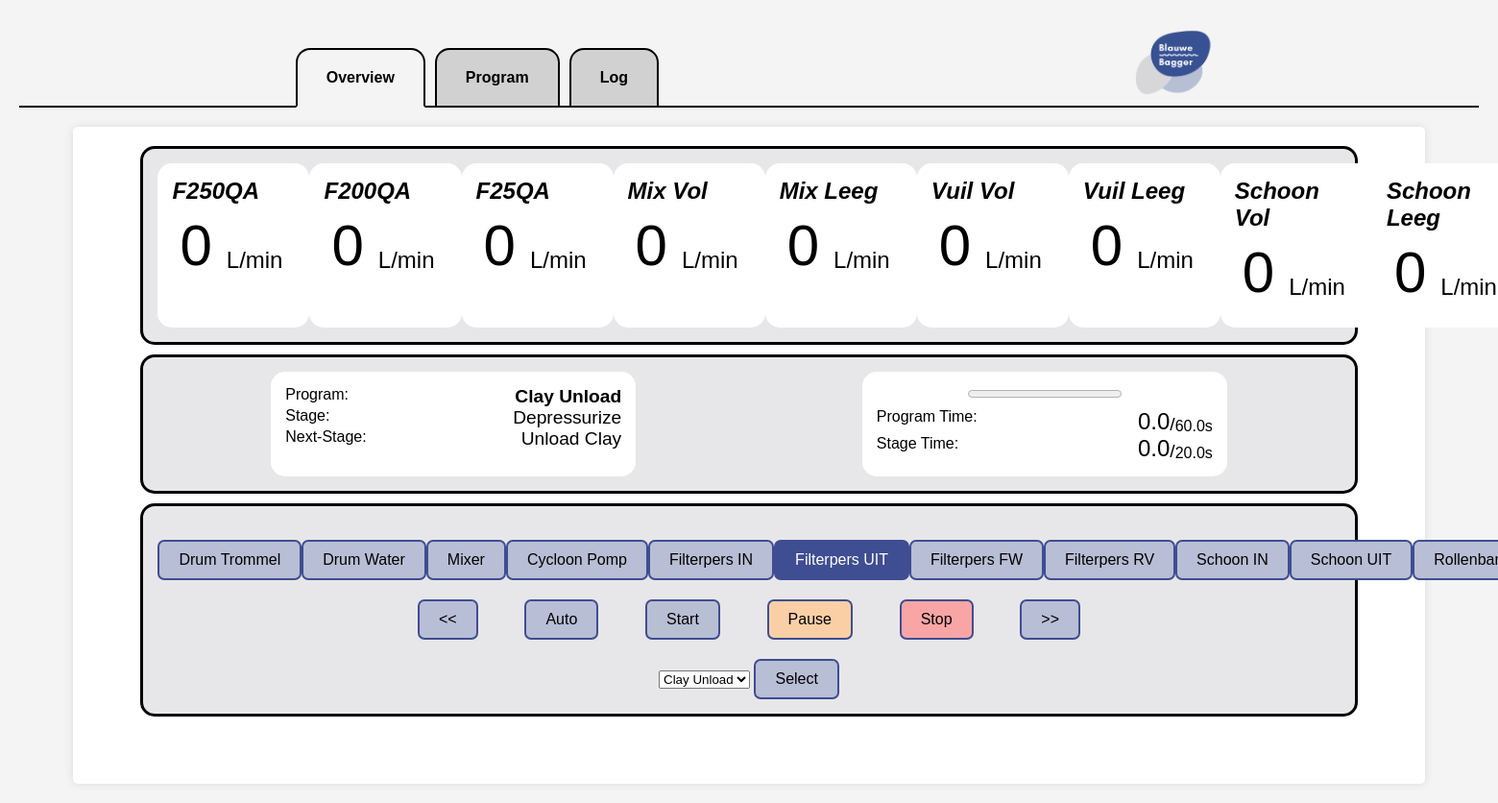
Before: / with the older database file.
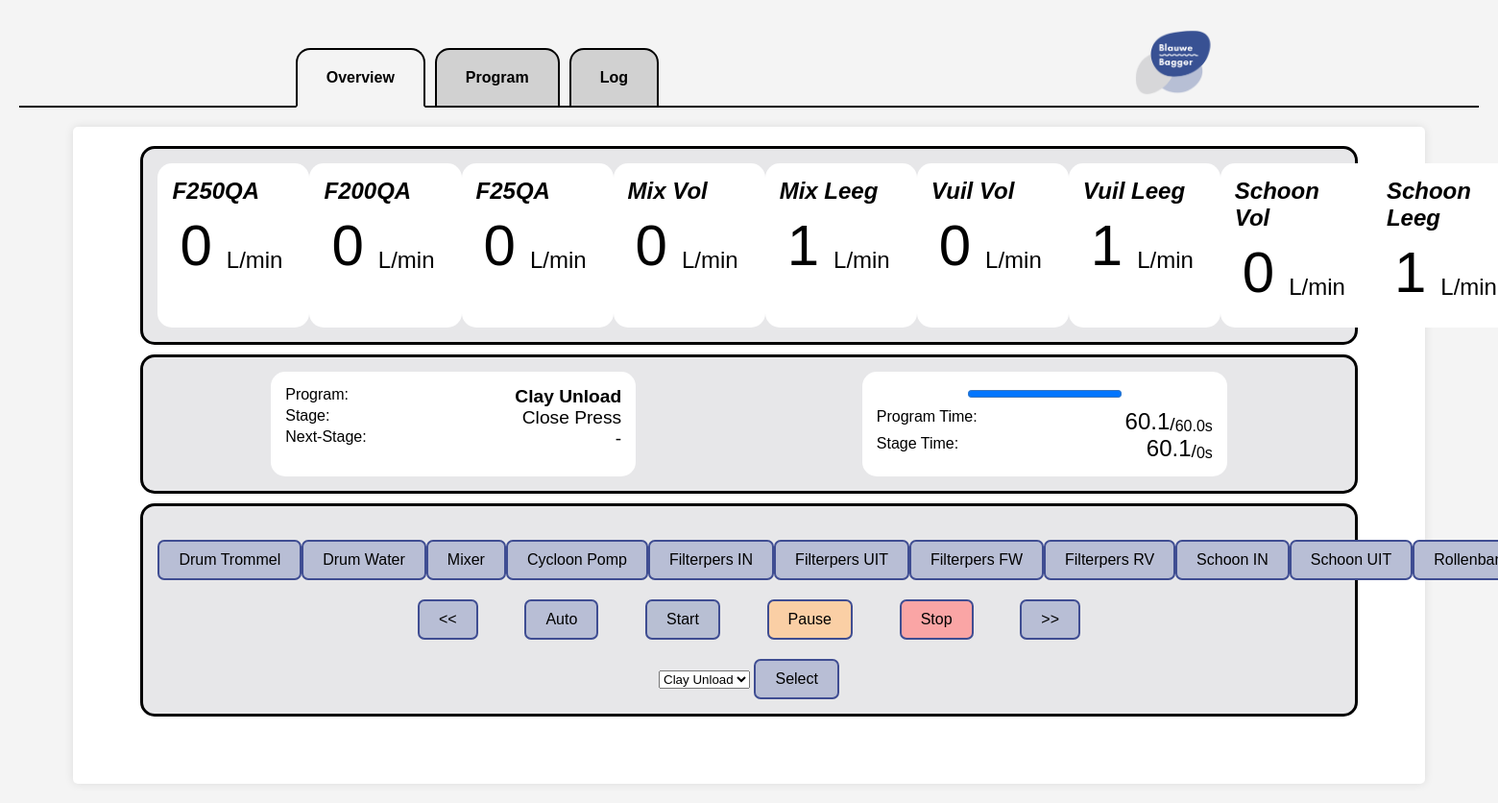
After: the same page with the newer database file.
### tables this page shows
CREATE TABLE METER (
    MeterID INTEGER PRIMARY KEY AUTOINCREMENT,
    Name TEXT NOT NULL,
    Description TEXT,
    Value REAL NOT NULL
);

CREATE TABLE PROGRAM (
    ProgramID INTEGER PRIMARY KEY AUTOINCREMENT,
    Name TEXT NOT NULL,
    Description TEXT,
    StageIDS TEXT NOT NULL
);

CREATE TABLE STAGE (
    StageID INTEGER PRIMARY KEY AUTOINCREMENT,
    Name TEXT NOT NULL,
    SwitchIDS TEXT,
    Time REAL NOT NULL
);

CREATE TABLE SWITCH (
    SwitchID INTEGER PRIMARY KEY AUTOINCREMENT,
    Name TEXT NOT NULL,
    GPIO INTEGER NOT NULL
);

### server/server.py (the view)
@app.route("/")
def overview():
    machineStatus = sF.getTable("MACHINESTATUS",0)
    programs = sF.getTable("PROGRAM",0)
    switches = sF.getTable("SWITCH",0)
    stages = sF.getTable("STAGE",0)
    meters = sF.getTable("METER",0)
    for i,meter in enumerate(meters):
        meters[i]["Value"] = round(float(meters[i]["Value"]))
    CMS = sF.getMachineStatus(machineStatus,programs,stages)
    return render_template('overview.html',CMS=CMS,programs=programs,meters=meters,switches=switches)

### server/serverFunctions/getTable.py (called while the page is built)
def getTable(table,add):
    db = sqlite3.connect('../data/machine.db',timeout=5)
    cs = db.execute('SELECT * FROM ' + table)
    ns = [description[0] for description in cs.description]
    result = []
    rows = 1;
    for ci in cs:
        result.append(dict(zip(ns,ci)))
        rows = rows + 1
    if add:
        if table != "MACHINESTATUS" and table != "FORCE":
            result.append(dict(zip(ns,[rows]+[None]*len(ns))))
    else:
        if not result:
            result.append(dict(zip(ns,[rows]+[None]*len(ns))))
    db.close()
    return result

### server/templates/overview.html
{% extends "layout.html" %}
{% block main %}
    <div class="container">
        <div class="meters-container">
            {% for meter in meters %}
            <div class="meter-item-container"> {{ meter["Name"] }}
                <div class="meter-value-container">
                    <div
                        class ="meters" id="{{ meter["MeterID"] }}">{{ meter["Value"] }}
                    </div>
                    <div class="meter-unit">
                        L/min
                    </div>
                </div>
            </div>
            {% endfor %}
        </div>
        <div class="program-state-container">
            <div class="program-name-container">
                <div class="name-item-container">
                    <div class="pre-name">Program:</div>
                    <div class="name" id="program-name">{{ CMS['programName'] }}</div>
                </div>
                <div class="name-item-container">
                    <div class="pre-name"> Stage:</div>
                    <div class="name" id="stage-name">{{ CMS['stageName'] }}</div>
                </div>
                <div class="name-item-container">
                    <div class="pre-name">Next-Stage:</div>
                    <div class="name" id="next-stage-name">{{ CMS['nextStageName'] }}</div>
                </div>
            </div>
            <div class="program-time-container">
                <div class="time-item-container">
                    <progress id="program-progress" value="{{ CMS['programRunTime'] }}" max="{{ CMS['totalProgramTime'] }}"></progress>
                </div>
                <div class="time-item-container">
                    <div class="pre-time">Program Time:</div>
                    <div class="time-container">
                        <div class="time" id="program-run-time">{{ CMS['programRunTime'] }}</div>
                        <div class="program-slash">/</div>
                        <div class="total-time" id="total-program-time">{{ CMS['totalProgramTime'] }} </div>
                        <div class="total-time">s</div>
                    </div>
                </div>
                <div class="time-item-container">
                    <div class="pre-time">Stage Time:</div>
                    <div class="time-container">
                        <div class="time" id="stage-run-time">{{ CMS['stageRunTime'] }}</div>
                        <div class="program-slash">/</div>
                        <div class="total-time" id="total-stage-time">{{ CMS['totalStageTime'] }} </div>
                        <div class="total-time">s</div>
                    </div>
                </div>
            </div>
        </div>
        <div class="control-select-container">
            <div class="switches">
                {% for switch in switches %}
                {% if switch["SwitchID"] in CMS['activeSwitches'] %}
                <form action="/toggleswitch/{{ switch["SwitchID"] }}">
                    <input type="submit" class="switch-active switch-btn" id="{{ switch["SwitchID"] }}" value="{{ switch["Name"] }}"/>
                </form>
                {% else %}
                <form action="/toggleswitch/{{ switch["SwitchID"] }}">
                    <input type="submit" class="overview-btn switch-btn" id="{{ switch["SwitchID"] }}" value="{{ switch["Name"] }}"/>
                </form>
                {% endif %}
                {% endfor %}
            </div>
            <div class="controls">
                <form action="/previous">
                    <input class="overview-btn" type="submit" value="<<">
                </form>
                <form action="/auto">
                    <input class="overview-btn" type="submit" id="auto-btn" value="Auto"/>
                </form>
                <form action="/start">
                    <input class="overview-btn" type="submit" id="start-btn" value="Start"/>
                </form>
                <form action="/pause">
                    <input class="overview-btn" type="submit" id="pause-btn" value="Pause"/>
                </form>
                <form action="/stop">
                    <input class="overview-btn" type="submit" id="stop-btn" value="Stop"/>
                </form>
                <form action="/next">
                    <input class="overview-btn" type="submit" value=">>">
                </form>
            </div>
            <div class="select-program-container">
                <form action="/selectprogram/" method="POST">
                <select name="program">
                    {% for program in programs %}
                    <option value={{ program["ProgramID"] }}>{{ program["Name"] }}</option>
                    {% endfor %}
                </select>
                <input class="overview-btn" type="submit" value="Select"/>
                </form>
            </div>
        </div>
    </div>
{% endblock %}

### server/templates/layout.html (shortened to what this page needs)
<!DOCTYPE html>
<html lang="en">
	<head>
        <link rel="stylesheet" href="/static/styles.css">
	</head>
	<nav>
		<div class="navbar">
			<ul>
				<li class="nav-item">
					<a id="nav-link-overview" href="/" target="_self">
						<span>Overview</span>
					</a>
				</li>
				<li class="nav-item">
					<a id="nav-link-program" href="/program" target="_self">
						<span>Program</span>
					</a>
				</li>
                <li class="nav-item">
                    <a id="nav-link-tableview" href="/log" target="_self">
                        <span>Log</span>
                    </a>
                </li>
			</ul>
            <img src="static/images/BlauweBaggerLogo.png" class="nav-logo">
		</div>
	</nav>
	<main>
		{% block main %}{% endblock %}
	</main>

### server/static/styles.css (style rules this page uses)
.container { max-width: 90%; margin: auto; margin-top:20px; background: white; padding: 20px; border-radius: 5px; box-shadow: 0 0 10px rgba(0, 0, 0, 0.1); }
input { padding: 10px 20px; font-size: 16px; cursor: pointer; }
nav { background: transparent; }
nav ul { list-style: none; display: flex; gap: 10px; padding: 10px 0 0 40px; margin:0; }
nav li { position: relative; height:40px; }
nav a { text-decoration: none; background: #d1d1d1; color: black; padding: 20px 30px; display: inline-block; border: 2px solid black; border-bottom: 2px solid black; border-radius: 15px 15px 0 0; font-weight: bold; position: relative; z-index: 1; height: 18px; }
.active { border-bottom:2px solid #f4f4f4; background: #f4f4f4; }
.navbar { display: flex; justify-content: space-around; align-items: center; width: 100%; border-bottom:2px solid black; height: 90px; }
.nav-logo { height: 70px; width: auto; margin-right: 20px; }
.meters-container { display: flex; justify-content: space-around; background-color: #E7E7E9; padding: 15px; border-radius: 15px; border-style: solid; width: 90%; margin: auto; margin-bottom:10px; }
.meter-item-container { padding:15px; background-color:white; border-radius:15px; font-size:1.5em; font-style:italic; font-weight:bold; }
.meter-value-container { display:flex; justify-content: space-around; font-style:normal; padding:3px; font-weight:normal }
.meters { font-size:2.5em; padding:5px; }
.meter-unit { margin-top:auto; padding:10px }
.program-state-container { display: flex; justify-content: space-around; background-color: #E7E7E9; padding: 15px; border-radius: 15px; border-style: solid; width: 90%; margin: auto; margin-bottom:10px; }
.program-name-container { background-color: white; padding:15px; border-radius:15px; }
.program-time-container { background-color: white; padding:15px; border-radius:15px; }
.name-item-container { display:flex; justify-content: space-between; min-width:350px; }
.time-item-container { display:flex; justify-content: space-between; min-width:350px; }
.time-container { display:flex; justify-content: end; }
.time { font-size:1.5em; }
.name { font-size:1.2em; }
#program-name { font-weight: bold; }
.program-slash { margin-top:auto; font-size:1.2em; }
.total-time { margin-top:auto; }
#program-progress { margin: auto; margin-bottom: 7px; }
.control-select-container { background-color: #E7E7E9; padding: 15px; border-radius: 15px; border-style: solid; width: 90%; margin: auto; margin-bottom:50px; }
.select-program-container { display:flex; justify-content: space-around; }
.switches { display: flex; justify-content: space-around; margin: 20px 0; }
.controls { display: flex; justify-content: space-around; margin: 20px auto; width: 60%; }
.overview-btn { border-radius:7px; border:none; border-style:solid; border-width:2px; border-color:#3F4D92; background-color:#B8BED5; padding: 10px 20px; font-size:16px; cursor:pointer; -webkit-appearance: none; }
#auto-btn { background-color: }
#start-btn { background-color:#B8BFD3; }
#pause-btn { background-color:#FACFA5; }
#stop-btn { background-color:#FAA5A5; }

Changed rows visible on the page:
no longer on this page (row unchanged): STAGE: stageName "Depressurize", totalStageTime "20.0"
no longer on this page (row unchanged): STAGE: nextStageName "Unload Clay"
changed METER "Mix Leeg": Value "0" → "1"
changed METER "Vuil Leeg": Value "0" → "1"
changed METER "Schoon Leeg": Value "0" → "1"
now on this page (row unchanged): STAGE: stageName "Close Press"
Other visible differences:
{{ CMS['nextStageName'] }}: (not shown) → "-"
{{ CMS['programRunTime'] }}: 0.0 → 60.1 (drawn)
{{ CMS['programRunTime'] }}: "0.0" → "60.1"
{{ CMS['stageRunTime'] }}: "0.0" → "60.1"
{{ CMS['totalStageTime'] }}: (not shown) → "0"
